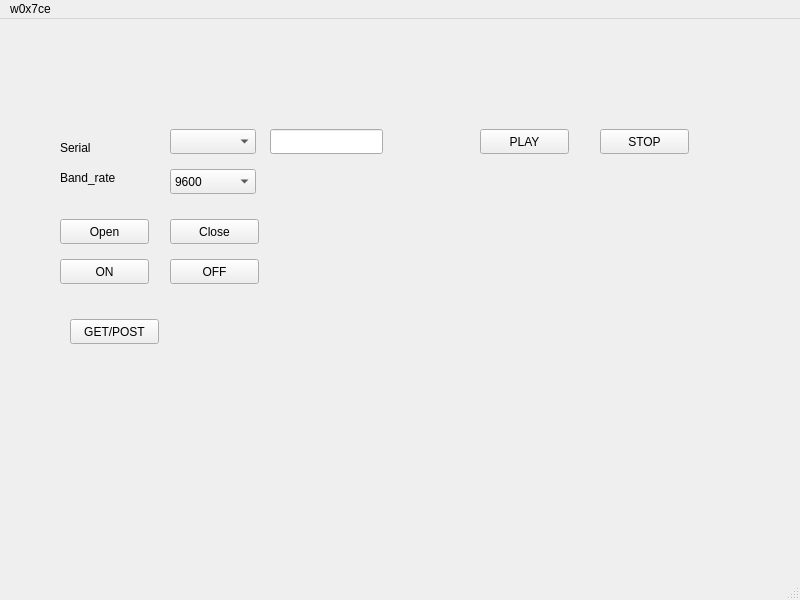
<?xml version="1.0" encoding="UTF-8"?>
<ui version="4.0">
 <class>MainWindow</class>
 <widget class="QMainWindow" name="MainWindow">
  <property name="geometry">
   <rect>
    <x>0</x>
    <y>0</y>
    <width>800</width>
    <height>600</height>
   </rect>
  </property>
  <property name="windowTitle">
   <string>MainWindow</string>
  </property>
  <widget class="QWidget" name="centralwidget">
   <widget class="QLabel" name="label">
    <property name="geometry">
     <rect>
      <x>60</x>
      <y>120</y>
      <width>67</width>
      <height>17</height>
     </rect>
    </property>
    <property name="text">
     <string>Serial</string>
    </property>
   </widget>
   <widget class="QComboBox" name="serial_comboBox">
    <property name="geometry">
     <rect>
      <x>170</x>
      <y>110</y>
      <width>86</width>
      <height>25</height>
     </rect>
    </property>
    <item>
     <property name="text">
      <string/>
     </property>
    </item>
   </widget>
   <widget class="QLabel" name="label_2">
    <property name="geometry">
     <rect>
      <x>60</x>
      <y>150</y>
      <width>81</width>
      <height>17</height>
     </rect>
    </property>
    <property name="text">
     <string>Band_rate</string>
    </property>
   </widget>
   <widget class="QComboBox" name="band_rate_comboBox">
    <property name="geometry">
     <rect>
      <x>170</x>
      <y>150</y>
      <width>86</width>
      <height>25</height>
     </rect>
    </property>
    <item>
     <property name="text">
      <string>9600</string>
     </property>
    </item>
    <item>
     <property name="text">
      <string>115200</string>
     </property>
    </item>
    <item>
     <property name="text">
      <string>New Item</string>
     </property>
    </item>
   </widget>
   <widget class="QLineEdit" name="lineEdit">
    <property name="geometry">
     <rect>
      <x>270</x>
      <y>110</y>
      <width>113</width>
      <height>25</height>
     </rect>
    </property>
   </widget>
   <widget class="QPushButton" name="pushButton">
    <property name="geometry">
     <rect>
      <x>60</x>
      <y>200</y>
      <width>89</width>
      <height>25</height>
     </rect>
    </property>
    <property name="text">
     <string>Open</string>
    </property>
   </widget>
   <widget class="QPushButton" name="pushButton_2">
    <property name="geometry">
     <rect>
      <x>170</x>
      <y>200</y>
      <width>89</width>
      <height>25</height>
     </rect>
    </property>
    <property name="text">
     <string>Close</string>
    </property>
   </widget>
   <widget class="QPushButton" name="pushButton_3">
    <property name="geometry">
     <rect>
      <x>60</x>
      <y>240</y>
      <width>89</width>
      <height>25</height>
     </rect>
    </property>
    <property name="text">
     <string>ON</string>
    </property>
   </widget>
   <widget class="QPushButton" name="pushButton_4">
    <property name="geometry">
     <rect>
      <x>170</x>
      <y>240</y>
      <width>89</width>
      <height>25</height>
     </rect>
    </property>
    <property name="text">
     <string>OFF</string>
    </property>
   </widget>
   <widget class="QPushButton" name="pushButton_5">
    <property name="geometry">
     <rect>
      <x>70</x>
      <y>300</y>
      <width>89</width>
      <height>25</height>
     </rect>
    </property>
    <property name="text">
     <string>GET/POST</string>
    </property>
   </widget>
   <widget class="QWidget" name="verticalLayoutWidget">
    <property name="geometry">
     <rect>
      <x>370</x>
      <y>180</y>
      <width>381</width>
      <height>161</height>
     </rect>
    </property>
    <layout class="QVBoxLayout" name="verticalLayout"/>
   </widget>
   <widget class="QPushButton" name="pushButton_6">
    <property name="geometry">
     <rect>
      <x>480</x>
      <y>110</y>
      <width>89</width>
      <height>25</height>
     </rect>
    </property>
    <property name="text">
     <string>PLAY</string>
    </property>
   </widget>
   <widget class="QPushButton" name="pushButton_7">
    <property name="geometry">
     <rect>
      <x>600</x>
      <y>110</y>
      <width>89</width>
      <height>25</height>
     </rect>
    </property>
    <property name="text">
     <string>STOP</string>
    </property>
   </widget>
  </widget>
  <widget class="QMenuBar" name="menubar">
   <property name="geometry">
    <rect>
     <x>0</x>
     <y>0</y>
     <width>800</width>
     <height>22</height>
    </rect>
   </property>
   <widget class="QMenu" name="menuw0x7ce">
    <property name="title">
     <string>w0x7ce</string>
    </property>
   </widget>
   <addaction name="menuw0x7ce"/>
  </widget>
  <widget class="QStatusBar" name="statusbar"/>
 </widget>
 <resources/>
 <connections/>
</ui>
